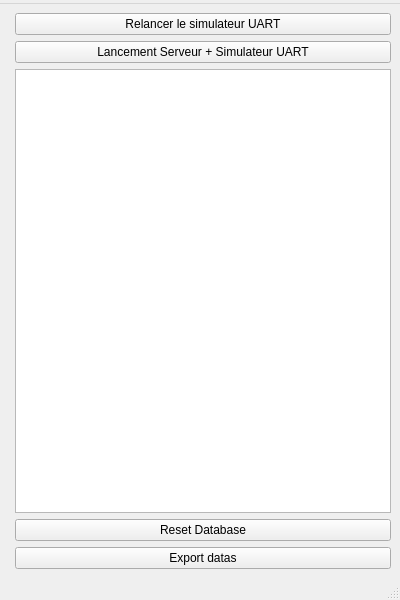
<?xml version="1.0" encoding="UTF-8"?>
<ui version="4.0">
 <class>MainWindow</class>
 <widget class="QMainWindow" name="MainWindow">
  <property name="geometry">
   <rect>
    <x>0</x>
    <y>0</y>
    <width>400</width>
    <height>600</height>
   </rect>
  </property>
  <property name="minimumSize">
   <size>
    <width>400</width>
    <height>600</height>
   </size>
  </property>
  <property name="windowTitle">
   <string>Serveur</string>
  </property>
  <widget class="QWidget" name="centralwidget">
   <layout class="QFormLayout" name="formLayout">
    <item row="3" column="1">
     <widget class="QTextEdit" name="konsole">
      <property name="enabled">
       <bool>true</bool>
      </property>
      <property name="sizePolicy">
       <sizepolicy hsizetype="Expanding" vsizetype="Expanding">
        <horstretch>0</horstretch>
        <verstretch>5</verstretch>
       </sizepolicy>
      </property>
      <property name="maximumSize">
       <size>
        <width>16777214</width>
        <height>16777215</height>
       </size>
      </property>
     </widget>
    </item>
    <item row="2" column="1">
     <widget class="QPushButton" name="lancement_serveur">
      <property name="text">
       <string>Lancement Serveur + Simulateur UART</string>
      </property>
     </widget>
    </item>
    <item row="0" column="1">
     <widget class="QPushButton" name="UARTsimulator">
      <property name="text">
       <string>Relancer le simulateur UART</string>
      </property>
     </widget>
    </item>
    <item row="4" column="1">
     <widget class="QPushButton" name="button_resetDB">
      <property name="text">
       <string>Reset Database</string>
      </property>
     </widget>
    </item>
    <item row="5" column="1">
     <widget class="QPushButton" name="button_exportDatas">
      <property name="text">
       <string>Export datas</string>
      </property>
     </widget>
    </item>
   </layout>
  </widget>
  <widget class="QMenuBar" name="menubar">
   <property name="geometry">
    <rect>
     <x>0</x>
     <y>0</y>
     <width>400</width>
     <height>26</height>
    </rect>
   </property>
   <widget class="QMenu" name="menu">
    <property name="enabled">
     <bool>true</bool>
    </property>
    <property name="tearOffEnabled">
     <bool>false</bool>
    </property>
    <property name="title">
     <string/>
    </property>
   </widget>
   <addaction name="menu"/>
  </widget>
  <widget class="QStatusBar" name="statusbar"/>
 </widget>
 <resources/>
 <connections/>
</ui>
